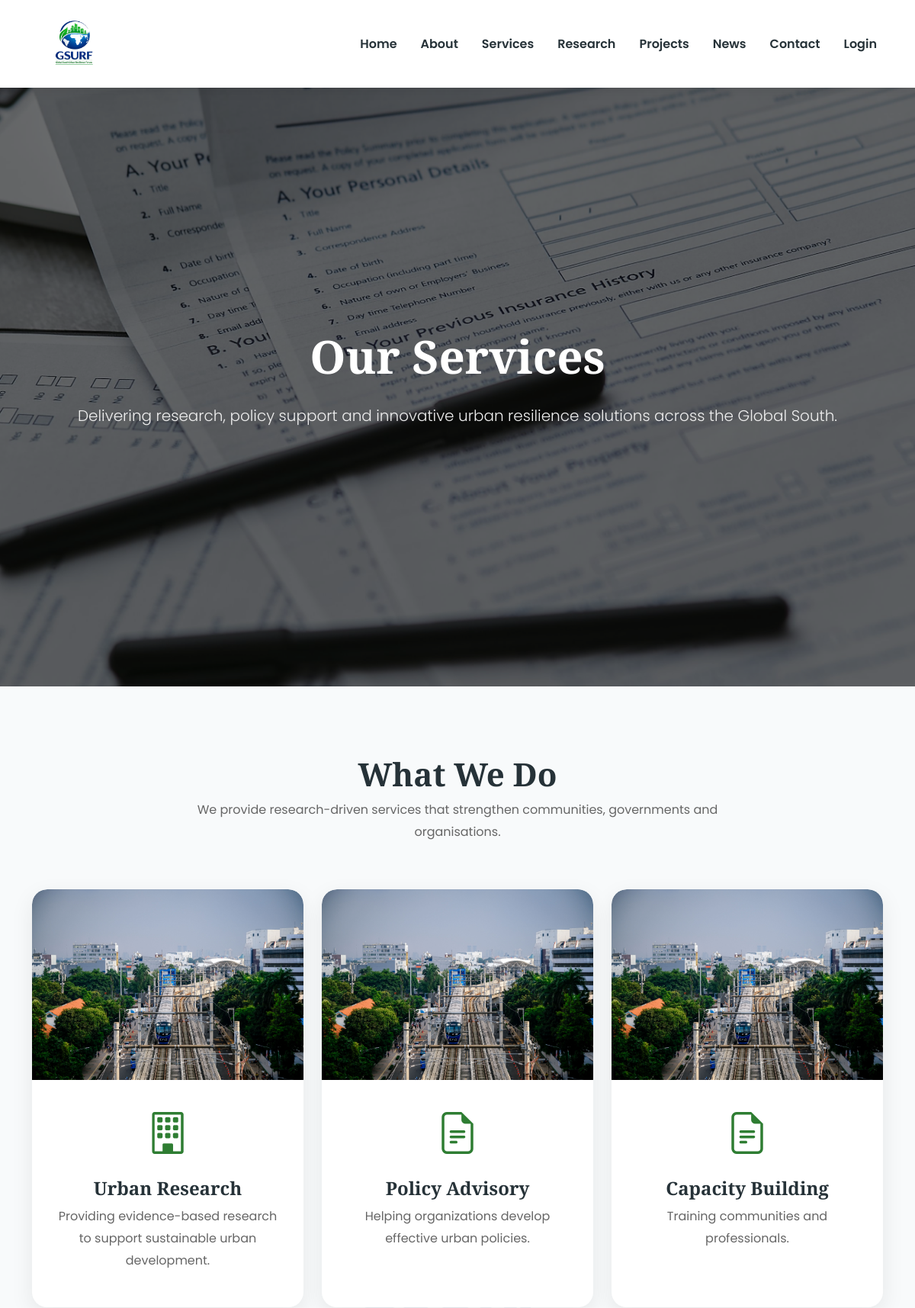
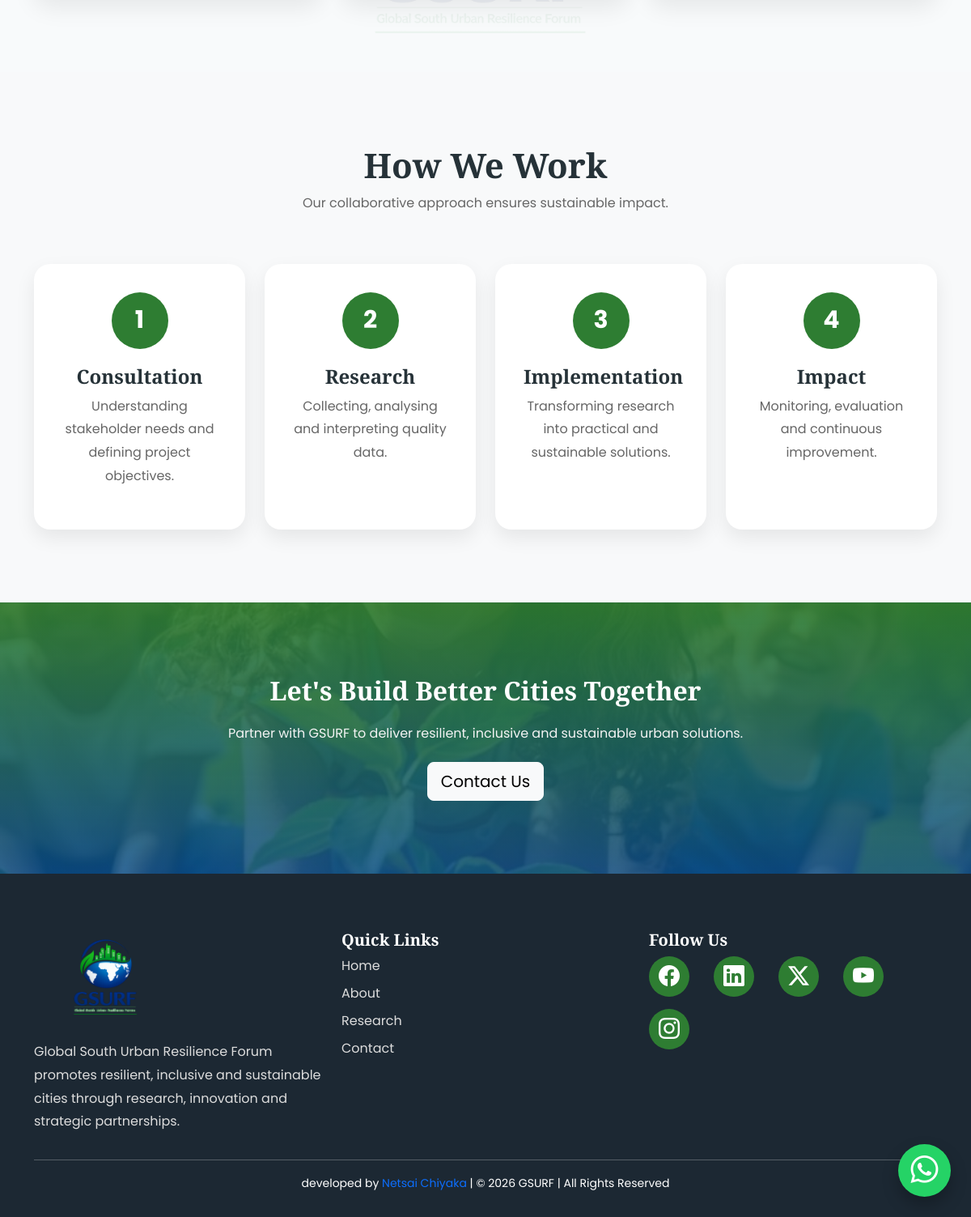
Page /services/ on the committed database (2 pictures, top to bottom).
### core/models.py (models this page shows, shortened)
class Service(models.Model):
    title = models.CharField(
        max_length=200
    )
    description = models.TextField()
    icon = models.CharField(
        max_length=100,
        blank=True
    )
    created_at = models.DateTimeField(
        auto_now_add=True
    )

### core/views.py (the view)
# urls.py: path("services/", views.services, name="services"),
def services(request):
    services = Service.objects.all()
    context = {
        "services": services
    }
    return render(
        request,
        "services.html",
        context
    )

### templates/services.html (shortened to what this page needs)
{% extends 'base.html' %}
{% load static %}
{% block content %}
<section class="hero"
style="background-image:url('{% static 'images/policy.jpg' %}');">
    <div class="container">
        <div class="hero-content text-center">
            <h1>Our Services</h1>
            <p class="lead mt-4">
                Delivering research, policy support and innovative urban resilience solutions across the Global South.
            </p>
        </div>
    </div>
</section>
<section>
<div class="container">
<div class="section-title">
<h2>
What We Do
</h2>
<p>
We provide research-driven services that strengthen communities, governments and organisations.
</p>
</div>
<div class="row g-4">
{% for service in services %}
<div class="col-lg-4 col-md-6">
<div class="focus-card h-100">
{% if service.title == "Research & Innovation" %}
<img src="{% static 'images/research.jpg' %}"
     class="card-img-top service-img"
     alt="{{ service.title }}">
{% elif service.title == "Water Resource Management" %}
<img src="{% static 'images/water.jpg' %}"
     class="card-img-top service-img"
     alt="{{ service.title }}">
{% elif service.title == "Urban Policy & Governance" %}
<img src="{% static 'images/policy.jpg' %}"
     class="card-img-top service-img"
     alt="{{ service.title }}">
{% elif service.title == "Climate Resilience" %}
<img src="{% static 'images/climate.jpeg' %}"
     class="card-img-top service-img"
     alt="{{ service.title }}">
{% elif service.title == "Urban Development" %}
<img src="{% static 'images/uburn_.jpg' %}"
     class="card-img-top service-img"
     alt="{{ service.title }}">
{% elif service.title == "Sustainable Infrastructure" %}
<img src="{% static 'images/Stadium.jpg' %}"
     class="card-img-top service-img"
     alt="{{ service.title }}">
{% else %}
<img src="{% static 'images/Future.jpg' %}"
     class="card-img-top service-img"
     alt="{{ service.title }}">
{% endif %}
<div class="card-body text-center">
{% if service.icon %}
<i class="bi {{ service.icon }} service-icon"></i>
{% endif %}
<h4 class="mt-3">
{{ service.title }}
</h4>
<p>
{{ service.description }}
</p>
</div>
</div>
</div>
{% empty %}
<div class="col-12 text-center">
<p>
No services available yet.
</p>
</div>
{% endfor %}
</div>
</div>
</section>
<section class="bg-light">
<div class="container">
<div class="section-title">
<h2>
How We Work
</h2>
<p>
Our collaborative approach ensures sustainable impact.
</p>
</div>
<div class="row text-center gy-4">
<div class="col-lg-3">
<div class="process-box">
<div class="process-number">
1
</div>
<h4>
Consultation
</h4>
<p>
Understanding stakeholder needs and defining project objectives.
</p>
</div>
</div>
<div class="col-lg-3">
<div class="process-box">
<div class="process-number">
2
</div>
<h4>
Research
</h4>
<p>
Collecting, analysing and interpreting quality data.
</p>
</div>
</div>
<div class="col-lg-3">
<div class="process-box">
<div class="process-number">
3
</div>
<h4>
Implementation
</h4>
<p>
Transforming research into practical and sustainable solutions.
</p>
</div>
</div>
<div class="col-lg-3">
<div class="process-box">
<div class="process-number">
4
</div>
<h4>
Impact
</h4>
<p>
Monitoring, evaluation and continuous improvement.
</p>
</div>
</div>
</div>
</div>
</section>
<section class="cta-section">
<div class="container text-center">
<h2>
Let's Build Better Cities Together
</h2>
<p>
Partner with GSURF to deliver resilient, inclusive and sustainable urban solutions.
</p>
<a href="{% url 'contact' %}"
class="btn btn-light btn-lg">
Contact Us
</a>
</div>
</section>
{% endblock %}

### static/css/style.css (style rules this page uses)
body { font-family:'Poppins',sans-serif; background:#f8fafb; color:#444; overflow-x:hidden; }
:root { --primary:#0b4f8c; --secondary:#2E7D32; --accent:#7CB342; --light:#F8FAFC; --white:#ffffff; --dark:#263238; --gray:#6c757d; }
section { padding:90px 0; }
h1,h2,h3,h4,h5 { font-family:'Playfair Display',serif; font-weight:700; color:var(--dark); }
p { line-height:1.8; color:#666; }
a { text-decoration:none; transition:.3s; }
img { max-width:100%; }
.hero { min-height:100vh; padding-top:100px; background-image: url("../images/hero.jpg"); background-size:cover; background-position:center; position:relative; display:flex; align-items:center; }
.hero::before { content:""; position:absolute; inset:0; background:rgba(0,0,0,.55); }
.hero-content { position:relative; z-index:2; color:white; }
.hero-content h1 { font-size:60px; color:white; }
.hero-content p { color:#eee; font-size:20px; }
.focus-card { border:none; border-radius:18px; overflow:hidden; box-shadow:0 15px 35px rgba(0,0,0,.08); transition:.4s; background:white; height:100%; }
.focus-card img { height:250px; width:100%; object-fit:cover; transition:.5s; }
.card-body { padding:30px; }
.section-title { text-align:center; margin-bottom:60px; }
.section-title h2 { font-size:42px; }
.section-title p { max-width:700px; margin:auto; }
.service-icon { font-size:55px; color:var(--secondary); }
.process-box { background:#fff; padding:35px; border-radius:20px; box-shadow:0 10px 25px rgba(0,0,0,.08); height:100%; transition:.3s; }
.process-number { width:70px; height:70px; margin:auto; border-radius:50%; background:var(--secondary); color:#fff; font-size:30px; font-weight:bold; display:flex; align-items:center; justify-content:center; margin-bottom:20px; }
.cta-section { background:linear-gradient(rgba(46,125,50,.92),rgba(11,79,140,.85)), url("../images/climate.jpeg"); background-size:cover; background-position:center; padding:90px 0; color:white; }
.cta-section h2 { color:white; }
.cta-section p { color:#f4f4f4; max-width:700px; margin:20px auto; }
.service-img { height:240px; width:100%; object-fit:cover; border-radius:20px 20px 0 0; }
.focus-card { overflow:hidden; border:none; border-radius:20px; box-shadow:0 10px 30px rgba(0,0,0,.08); transition:.3s; background:#fff; }

### rows in the picture
Service: title "Urban Research", description "Providing evidence-based research to support sustainable urban development."
Service: title "Policy Advisory", description "Helping organizations develop effective urban policies."
Service: title "Capacity Building", description "Training communities and professionals."
